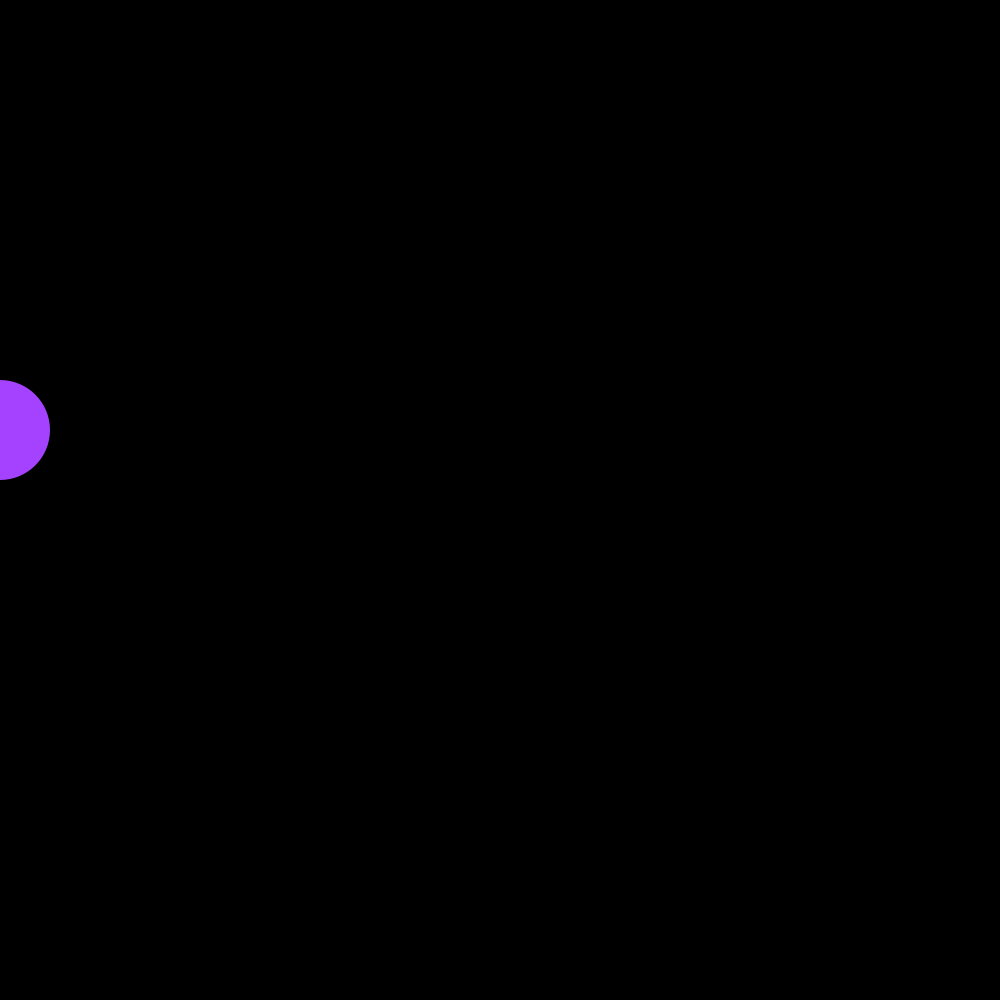
Frame 1 (no input)
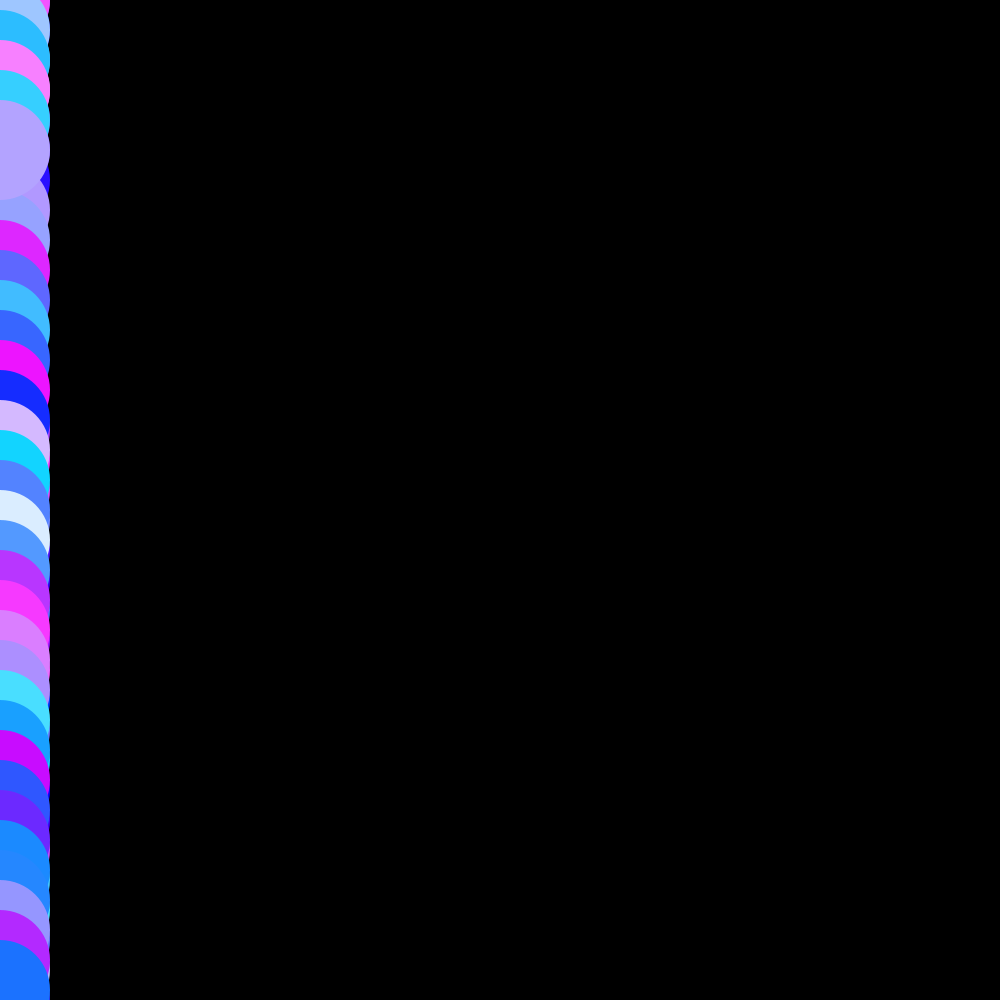
Frame 60 (the mouse pressed at the canvas centre just before this capture)
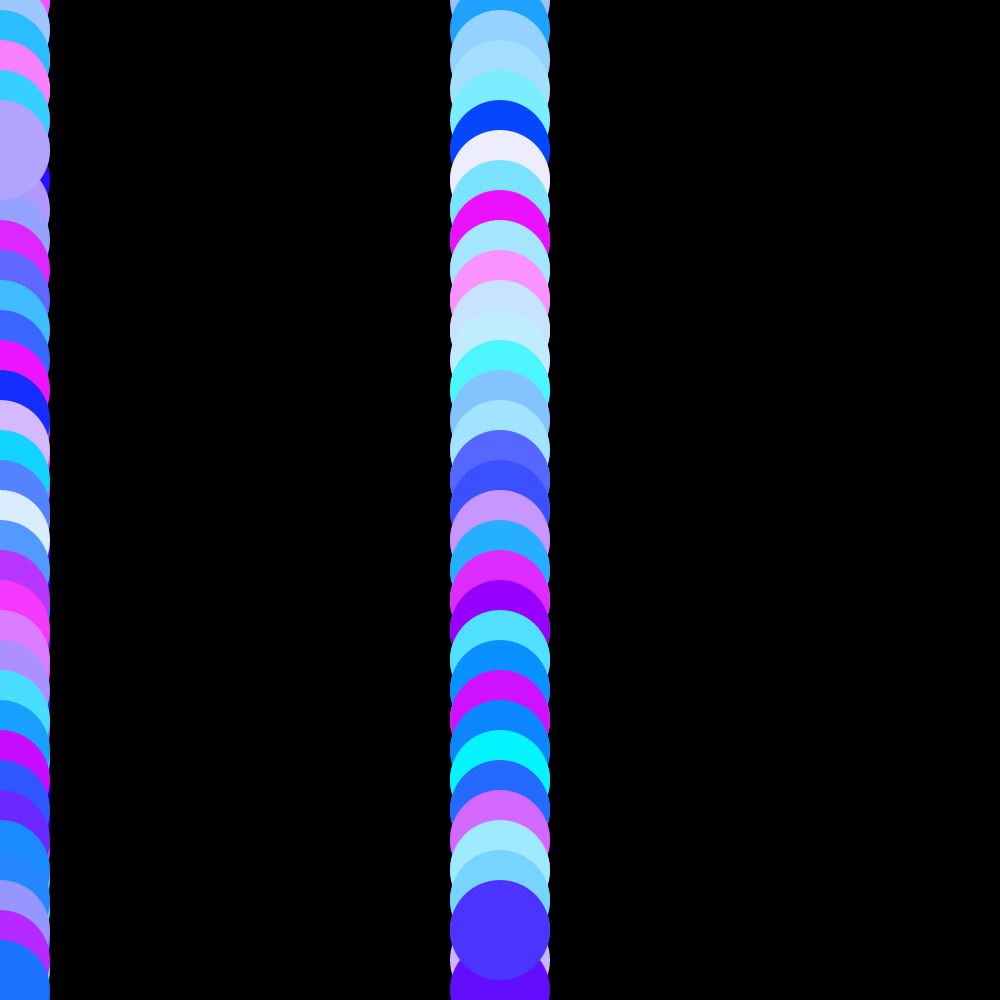
Frame 120 (the mouse held since frame 60 and released just before this capture)

The Processing sketch that drew these frames (run headless with seeded random() and noise(); from frame 60 on, the mouse is pressed at the canvas centre):

// Processing sketch: ProcessingP1
// ── ProcessingP1.pde
float x;
void setup(){
size(1000,1000);
background(0);
x=400;
}

void draw(){
noStroke();
x = x+30;
if(x>width){x=0;}
fill(random(255),random(255),255);
ellipse(mouseX,x,100,100);

}
